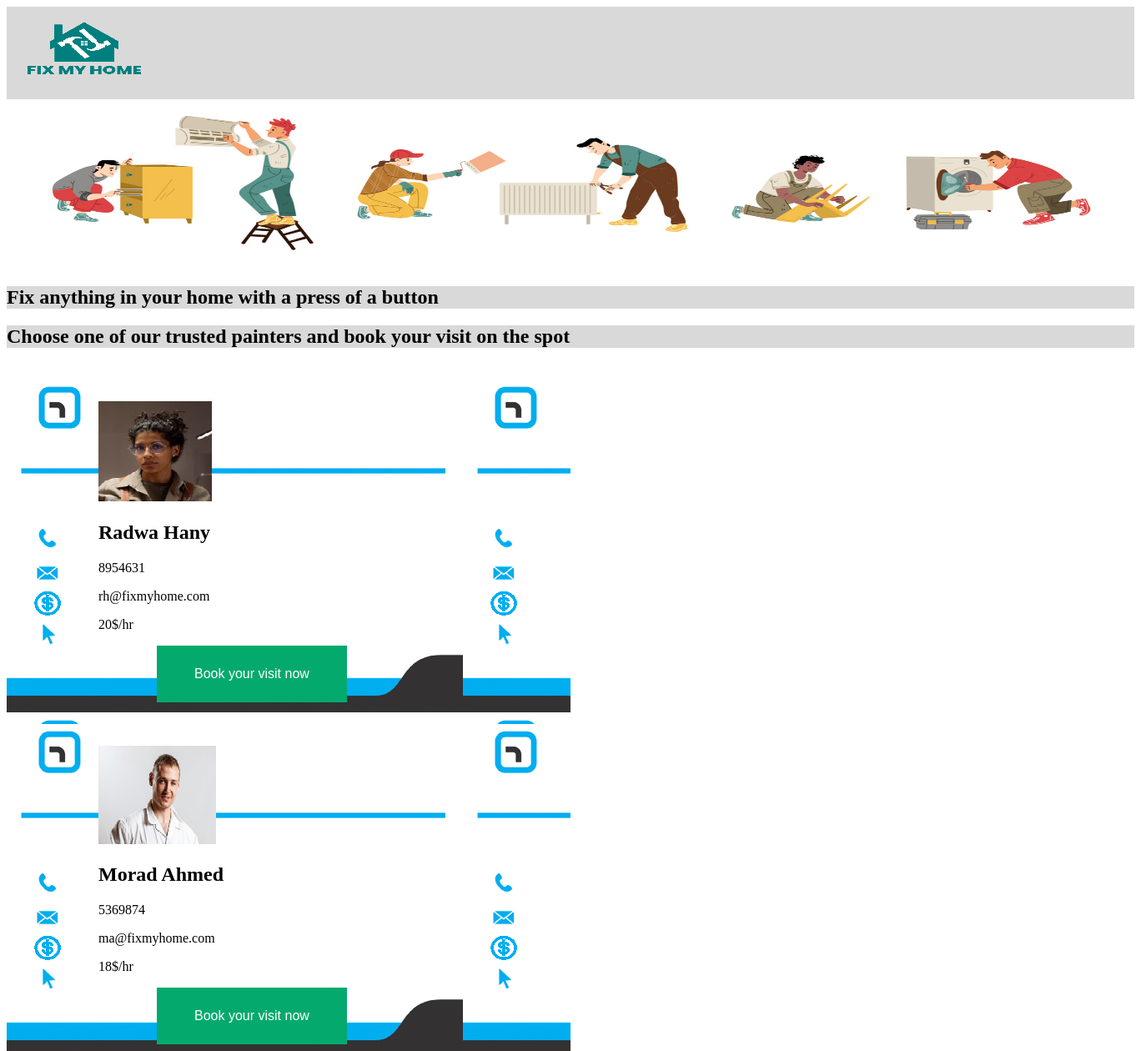
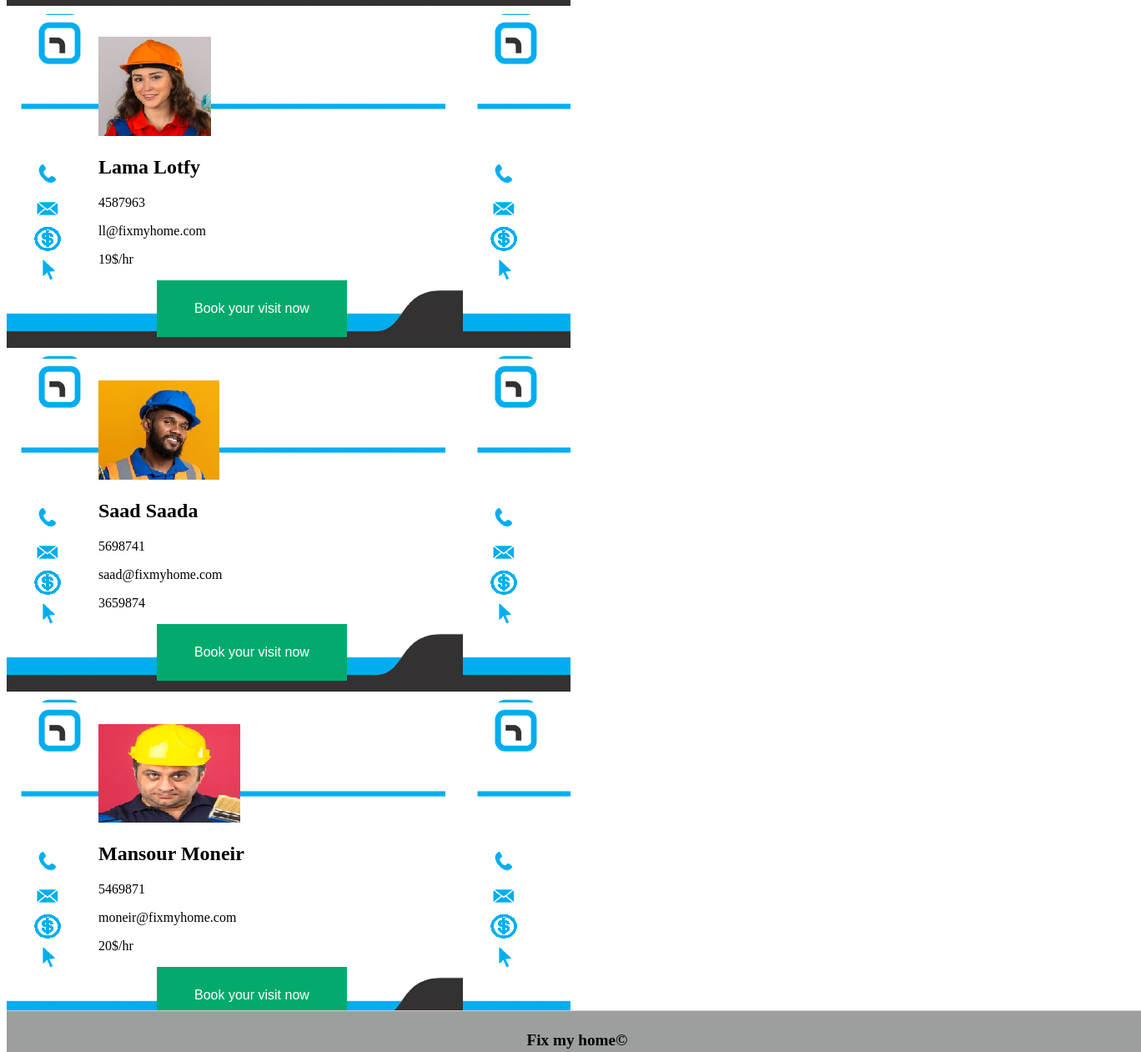
The page /templates/painters.php on the database its author committed (2 pictures, top to bottom).
### tables this page shows
CREATE TABLE `painters` (
  `Id` int(11) NOT NULL,
  `image` varchar(250) NOT NULL,
  `name` varchar(100) NOT NULL,
  `tel` int(11) NOT NULL,
  `email` varchar(250) NOT NULL,
  `rate` varchar(250) NOT NULL,
  `bookBtn` varchar(250) NOT NULL
);

### templates/painters.php (the view, shortened to what this page needs)
<?php
require_once '../config/db.php';
$query = "SELECT * FROM painters";
$result = mysqli_query($con, $query);
?>
<!DOCTYPE html>
<html lang="en">
<head>
    <link rel="stylesheet" type="text/css" href="../static/styles/3-header.css">
    <link rel="stylesheet" type="text/css" href="../static/styles/3-footer.css">
</head>
<body>
<header style="background-color:rgb(217, 217, 217);">
      <a href="../index.php"><img src="../static/images/fixMyHome1.png" /> </a>
    </header>
        <img src="../static/images/vecteezyKlyaksun.jpg" class = "center" style="width:1350px; height:200px;
                                        image-rendering: -moz-crisp-edges;
                                        -ms-interpolation-mode: bicubic;"></img>
<h2 style="background-color:#d9d9d9;">Fix anything in your home with a press of a button</h2>
<h2 style="background-color:#d9d9d9;"> Choose one of our trusted painters and book your visit on the spot</h2>
<br>
<?php
  while($row = mysqli_fetch_assoc($result))
  {
    ?>
    <div class="row">
      <div class="column" style="background-color:#aaa;">
<p style="margin-left: 100px;"><?php echo $row['image']; ?></p>
        <h2 style="margin-left: 100px;"><?php echo $row['name']; ?></h2>
        <p style="margin-left: 100px;"><?php echo $row['tel']; ?></p>
        <p style="margin-left: 100px;"><?php echo $row['email']; ?></p>
        <p style="margin-left: 100px;"><?php echo $row['rate']; ?></p>
        <p style="margin-left: 120px;"><?php echo $row['bookBtn']; ?></p>
      </div>
    </div>
    <?php
  }
?>
</body>
<footer>
  <p>Fix my home&#169</p>
</footer>
</html>

### static/styles/3-footer.css (style rules this page uses)
footer { position: fixed; background: rgb(217, 217, 217); height: 50px; width: 100%; bottom: 0; border-top: 1px solid #CCCCCC; }
footer p { position: absolute; text-align: center; font-size: 120%; font-weight: bolder; top: 10%; bottom: 0; right: 0; left: 0; }

### templates/painters.php (style rules this page uses)
* { box-sizing: border-box; }
.column { float: left; width: 50%; padding: 10px; }
.row:after { content: ""; display: table; clear: both; }
footer { position: fixed; background: hsl(180, 1%, 62%); height: 50px; width: 100%; bottom: 0; border-top: 1px solid #CCCCCC; }
footer p { position: absolute; text-align: center; font-size: 120%; font-weight: bolder; top: 10%; bottom: 30%; right: 0; left: 0; }
div:nth-child(1) { background-image: url('../static/images/emptyCardsmall - Copy - Copy.png'); }
.button { background-color: #04AA6D; border: none; color: white; padding: 25px 45px; text-align: center; text-decoration: none; display: inline-block; font-size: 16px; cursor:pointer; }

### rows shown on the page
painters: image (picture), name "Radwa Hany", tel "8954631", email "rh@fixmyhome.com", rate "20$/hr", bookBtn "Book your visit now"
painters: image (picture), name "Morad Ahmed", tel "5369874", email "ma@fixmyhome.com", rate "18$/hr", bookBtn "Book your visit now"
painters: image (picture), name "Lama Lotfy", tel "4587963", email "ll@fixmyhome.com", rate "19$/hr", bookBtn "Book your visit now"
painters: image (picture), name "Saad Saada", tel "5698741", email "saad@fixmyhome.com", rate "3659874", bookBtn "Book your visit now"
painters: image (picture), name "Mansour Moneir", tel "5469871", email "moneir@fixmyhome.com", rate "20$/hr", bookBtn "Book your visit now"
